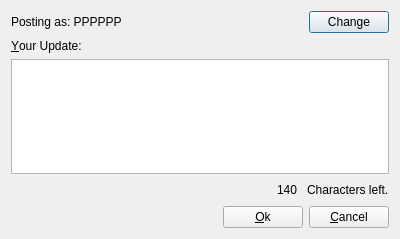
<ui version="4.0" >
 <class>Dialog</class>
 <widget class="QDialog" name="Dialog" >
  <property name="geometry" >
   <rect>
    <x>0</x>
    <y>0</y>
    <width>400</width>
    <height>239</height>
   </rect>
  </property>
  <property name="windowTitle" >
   <string>Twitter Post - uRSSus</string>
  </property>
  <layout class="QVBoxLayout" name="verticalLayout" >
   <item>
    <layout class="QHBoxLayout" name="horizontalLayout_2" >
     <item>
      <widget class="QLabel" name="username" >
       <property name="sizePolicy" >
        <sizepolicy vsizetype="Preferred" hsizetype="Expanding" >
         <horstretch>0</horstretch>
         <verstretch>0</verstretch>
        </sizepolicy>
       </property>
       <property name="text" >
        <string>Posting as: PPPPPP</string>
       </property>
      </widget>
     </item>
     <item>
      <widget class="QPushButton" name="changeAuth" >
       <property name="text" >
        <string>Change</string>
       </property>
      </widget>
     </item>
    </layout>
   </item>
   <item>
    <widget class="QLabel" name="label" >
     <property name="text" >
      <string>&amp;Your Update:</string>
     </property>
     <property name="buddy" >
      <cstring>message</cstring>
     </property>
    </widget>
   </item>
   <item>
    <widget class="QTextEdit" name="message" >
     <property name="html" >
      <string>&lt;!DOCTYPE HTML PUBLIC "-//W3C//DTD HTML 4.0//EN" "http://www.w3.org/TR/REC-html40/strict.dtd">
&lt;html>&lt;head>&lt;meta name="qrichtext" content="1" />&lt;style type="text/css">
p, li { white-space: pre-wrap; }
&lt;/style>&lt;/head>&lt;body style=" font-family:'Verdana'; font-size:8pt; font-weight:400; font-style:normal;">
&lt;p style="-qt-paragraph-type:empty; margin-top:0px; margin-bottom:0px; margin-left:0px; margin-right:0px; -qt-block-indent:0; text-indent:0px;">&lt;/p>&lt;/body>&lt;/html></string>
     </property>
     <property name="acceptRichText" >
      <bool>false</bool>
     </property>
    </widget>
   </item>
   <item>
    <layout class="QHBoxLayout" name="horizontalLayout" >
     <item>
      <spacer name="horizontalSpacer" >
       <property name="orientation" >
        <enum>Qt::Horizontal</enum>
       </property>
       <property name="sizeHint" stdset="0" >
        <size>
         <width>40</width>
         <height>20</height>
        </size>
       </property>
      </spacer>
     </item>
     <item>
      <widget class="QLabel" name="counter" >
       <property name="text" >
        <string>140 </string>
       </property>
      </widget>
     </item>
     <item>
      <widget class="QLabel" name="label_3" >
       <property name="text" >
        <string>Characters left.</string>
       </property>
      </widget>
     </item>
    </layout>
   </item>
   <item>
    <layout class="QHBoxLayout" name="horizontalLayout_3" >
     <item>
      <spacer name="horizontalSpacer_2" >
       <property name="orientation" >
        <enum>Qt::Horizontal</enum>
       </property>
       <property name="sizeHint" stdset="0" >
        <size>
         <width>40</width>
         <height>20</height>
        </size>
       </property>
      </spacer>
     </item>
     <item>
      <widget class="QPushButton" name="ok" >
       <property name="text" >
        <string>&amp;Ok</string>
       </property>
      </widget>
     </item>
     <item>
      <widget class="QPushButton" name="pushButton_2" >
       <property name="text" >
        <string>&amp;Cancel</string>
       </property>
      </widget>
     </item>
    </layout>
   </item>
  </layout>
 </widget>
 <resources/>
 <connections>
  <connection>
   <sender>ok</sender>
   <signal>clicked()</signal>
   <receiver>Dialog</receiver>
   <slot>accept()</slot>
   <hints>
    <hint type="sourcelabel" >
     <x>148</x>
     <y>357</y>
    </hint>
    <hint type="destinationlabel" >
     <x>154</x>
     <y>386</y>
    </hint>
   </hints>
  </connection>
  <connection>
   <sender>pushButton_2</sender>
   <signal>clicked()</signal>
   <receiver>Dialog</receiver>
   <slot>reject()</slot>
   <hints>
    <hint type="sourcelabel" >
     <x>255</x>
     <y>356</y>
    </hint>
    <hint type="destinationlabel" >
     <x>310</x>
     <y>367</y>
    </hint>
   </hints>
  </connection>
 </connections>
</ui>
